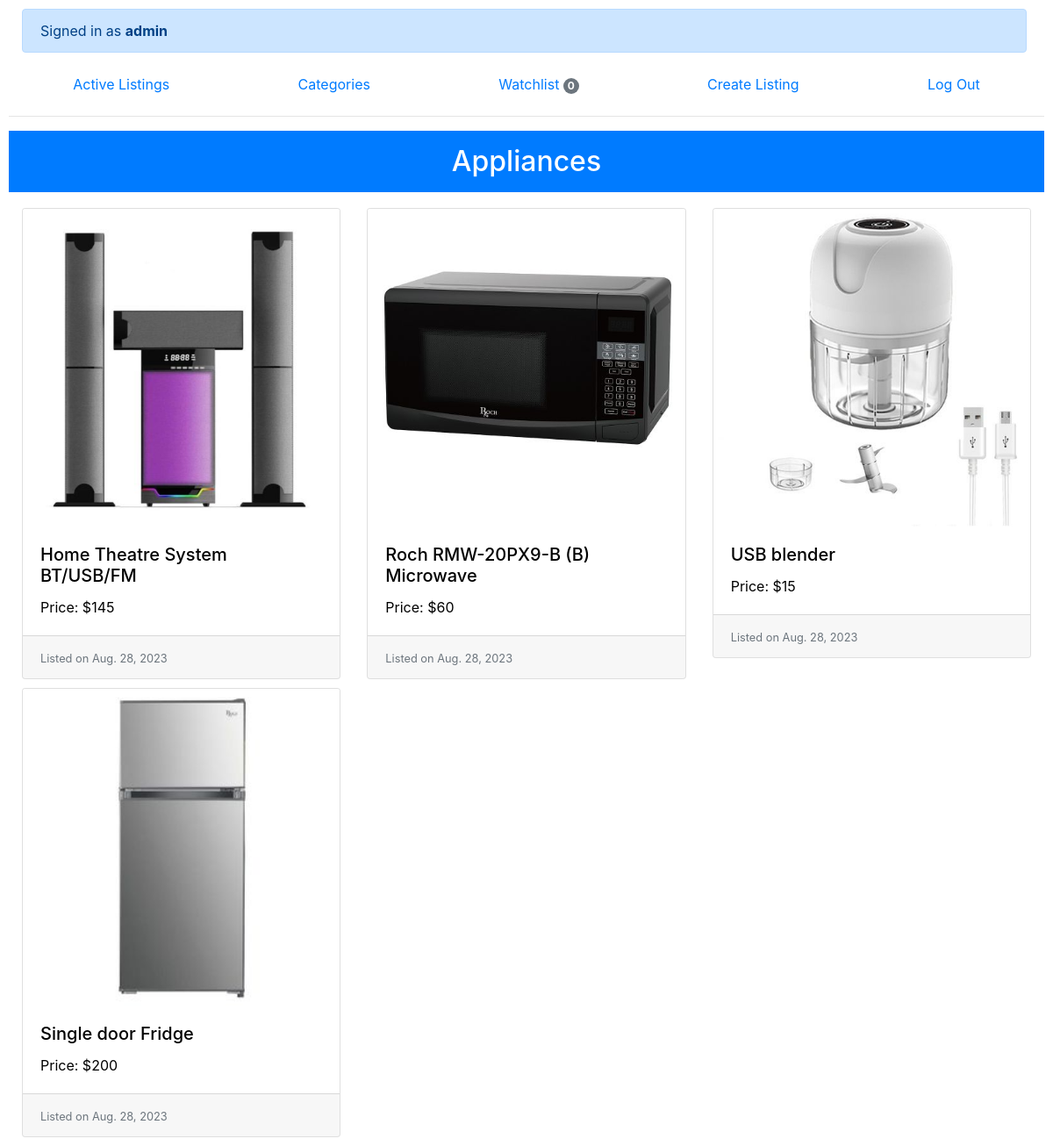
Page /category/Appliances/ (signed in) on the committed database.
### auctions/models.py (models this page shows, shortened)
class User(AbstractUser):
    pass

class Category(models.Model):
    name = models.CharField(max_length=20)

class Listing(models.Model):
     title = models.CharField(max_length=30)
     description = models.TextField()
     starting_bid = models.IntegerField()
     current_bid = models.IntegerField(default=0)
     image = models.ImageField(upload_to='uploads/', blank=True, null=True)
     listing_date = models.DateField()
     bid_closed = models.BooleanField(default=False)  # bid open by default
     highest_bidder = models.ForeignKey(
             User,
             on_delete=models.CASCADE,
             null=True,
             related_name="bids_won"
             ) # potential bid winner
     listed_by = models.ForeignKey(
             User,
             on_delete=models.CASCADE,
             related_name="listings"  # Provide a related_name
             )
     category = models.ForeignKey(Category, on_delete=models.CASCADE, blank=True, null=True)

### auctions/views.py (the view)
# urls.py: path("category/<str:name>/", views.goto_category, name="category")
@login_required
def goto_category(request, name):
    num_watchlist = len(Watchlist.objects.get(user=request.user).item.all())
    category_obj = Category.objects.get(name=name)
    category_items = Listing.objects.filter(category=category_obj).all()
    return render(request, "auctions/category.html",
                  {"count": num_watchlist,
                   "items": category_items,
                   "category_name": name})

### auctions/templates/auctions/category.html
{% extends "auctions/layout.html" %}
{% block body %}
    <h2 class="p-3 mb-2 bg-primary text-white text-center">{{ category_name }}</h2>
    <div class="container-fluid">
            <div class="row row-cols-3">
            {% for item in items %}
            <a href="{% url 'listing' item.id %}" style="text-decoration: none; color: black;">
                    <div class="col" style="margin-top: 10px;">
			    <div class="card">
				    {% if item.image %}
                                    <img class="card-img-top" src="{{ item.image.url }}" style="max-width: 550px; max-height: 400px;" alt="{{ item.title }}'s image">
				    {% endif %}
                                    <div class="card-body">
                                            <h5 class="card-title">{{ item.title }}</h5>
                                            <p class="card-text">Price: ${{ item.starting_bid }}</p>
                                    </div>
                                    <div class="card-footer">
                                            <small class="text-muted">Listed on {{ item.listing_date }}</small>
                                    </div>
                            </div>
                    </div>
            </a>
            {% endfor %}
            </div>
    </div>
{% endblock %}

### auctions/templates/auctions/layout.html (shortened to what this page needs)
{% load static %}
<!DOCTYPE html>
<html lang="en">
    <head>
        <link rel="stylesheet" href="https://stackpath.bootstrapcdn.com/bootstrap/4.4.1/css/bootstrap.min.css">
        <link href="{% static 'auctions/styles.css' %}" rel="stylesheet">
    </head>
    <body>
        <div>
            {% if user.is_authenticated %}
	        <div class="alert alert-primary" role="alert" style="width: 97%; font-size: 16px;
			margin-left: 15px;">
			Signed in as <strong>{{ user.username }}</strong>
		</div>
            {% else %}
	        <div class="alert alert-info" role="alert" style="width: 97%; font-size: 16px;
			    margin-left: 15px;">
			Not signed in.
		</div>
            {% endif %}
        </div>
        <ul class="nav nav-fill">
            <li class="nav-item">
                <a class="nav-link" href="{% url 'index' %}">Active Listings</a>
            </li>
            {% if user.is_authenticated %}
	     <li class="nav-item">
                <a class="nav-link" href="{% url 'categories' %}">Categories</a>            </li>
	      <li class="nav-item">
		      <a class="nav-link" href="{% url 'watchlist' %}">Watchlist <span class="badge bg-secondary text-white rounded-pill">{{ count }}</span></a>
	      </li>
	       <li class="nav-item">
		<a class="nav-link" href="{% url 'create' %}">Create Listing</a>
	       </li>
                <li class="nav-item">
                    <a class="nav-link" href="{% url 'logout' %}">Log Out</a>
                </li>
            {% endif %}
        </ul>
        <hr>
        {% block body %}
        {% endblock %}
    </body>
</html>

### auctions/static/auctions/styles.css (style rules this page uses)
body { padding: 10px; }
.card { transition: all 0.3s; }

### rows in the picture
User: username "admin"
Category: name "Appliances"
Listing: image (picture), title "Home Theatre System BT/USB/FM", starting_bid "145", listing_date "Aug. 28, 2023"
Listing: image (picture), title "Roch RMW-20PX9-B (B) Microwave", starting_bid "60", listing_date "Aug. 28, 2023"
Listing: image (picture), title "USB blender", starting_bid "15", listing_date "Aug. 28, 2023"
Listing: image (picture), title "Single door Fridge", starting_bid "200", listing_date "Aug. 28, 2023"

### other values in the picture
{{ count }} "0"
